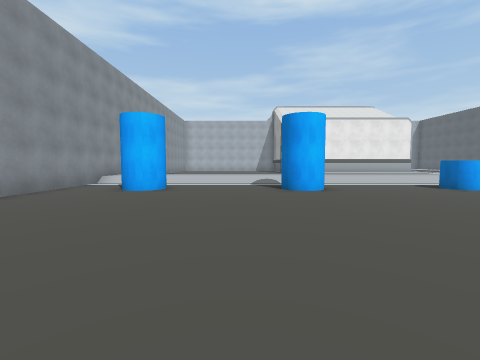
[1] (above)

21 first-person views from a walk through a 3-D level made in the Unity game engine. The camera is 1.5 m above the floor, tilts 4° down and sees 90° across. The floor is counted in squares, 2 m on a side. Each view is taken from the middle of a square. On the plan, view 1 faces up. The plan holds only what a view shows up to about 9 squares ahead; the rest is blank. The place goes on beyond the plan. The player is left out. Some surface patterns are stand-ins.

[2]
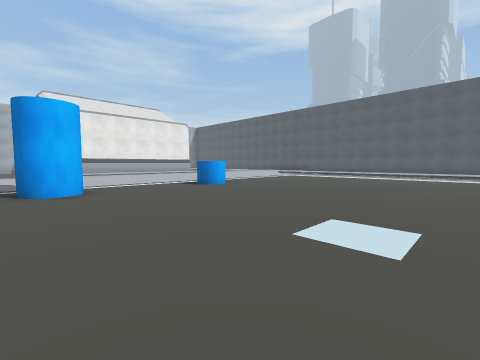

[3]
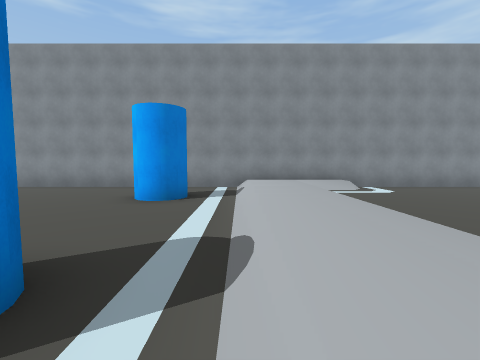

[4]
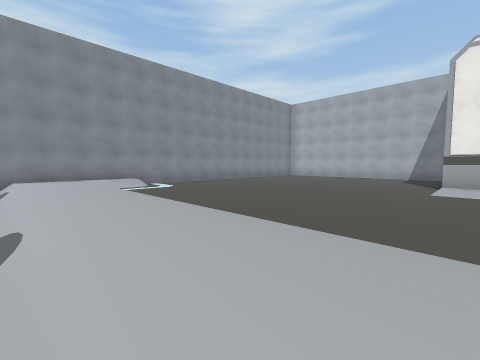

[5]
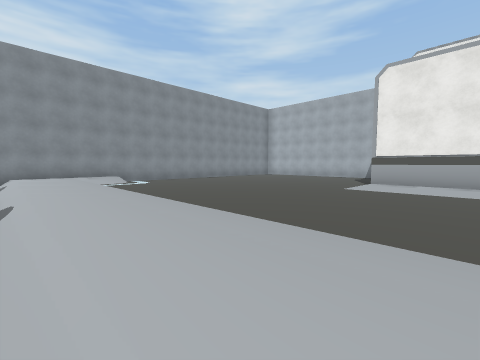

[6]
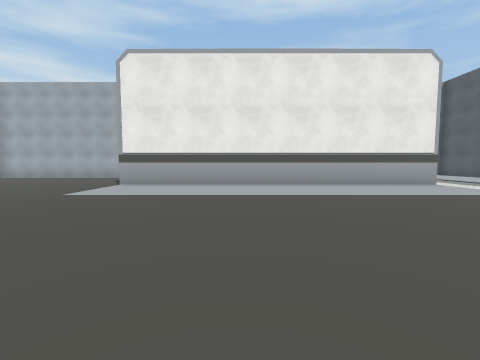

[7]
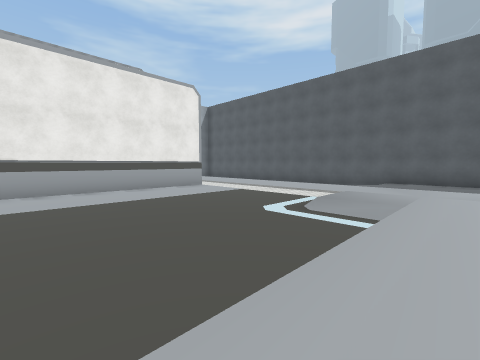

[8]
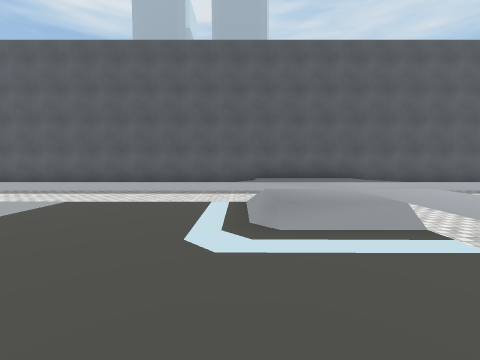

[9]
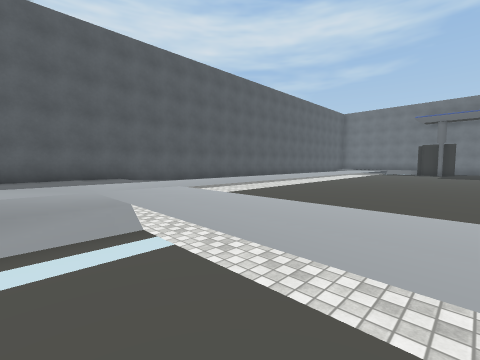

[10]
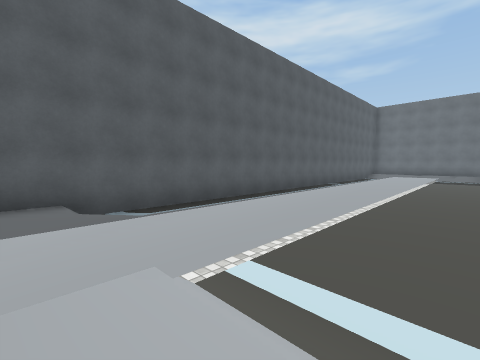

[11]
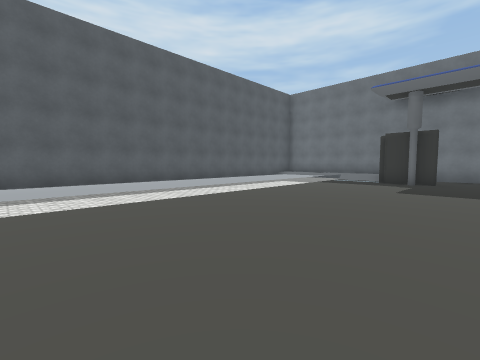

[12]
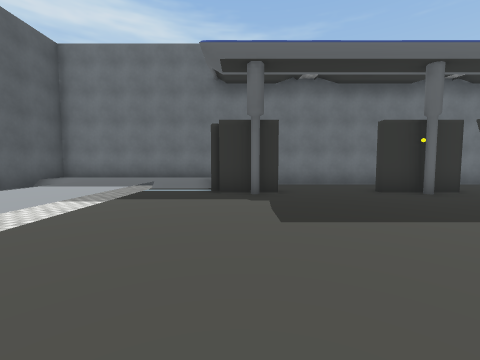

[13]
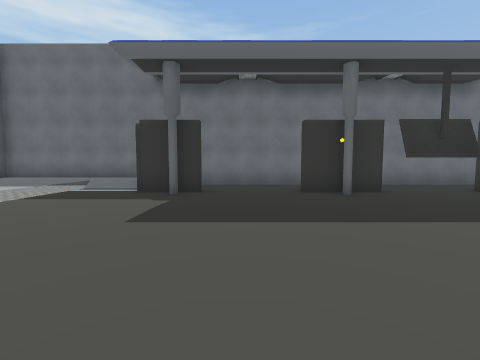

[14]
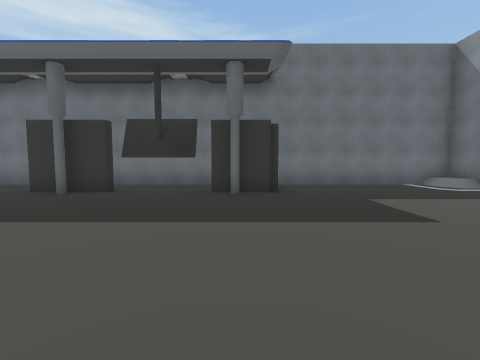

[15]
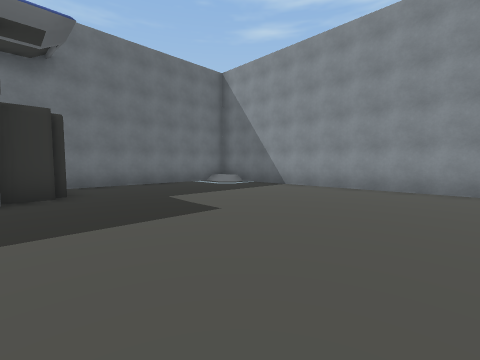

[16]
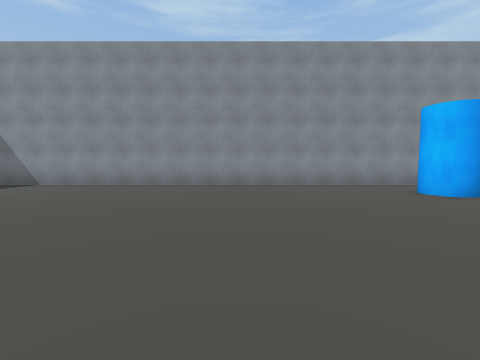

[17]
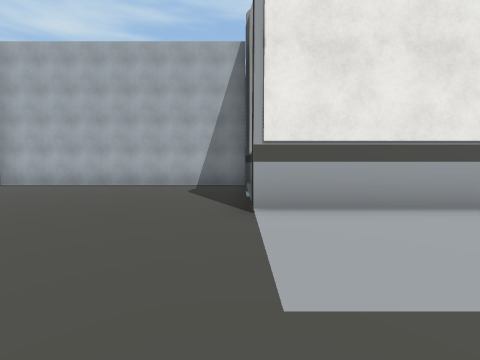

[18]
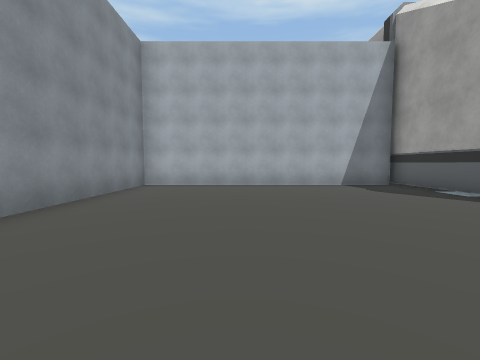

[19]
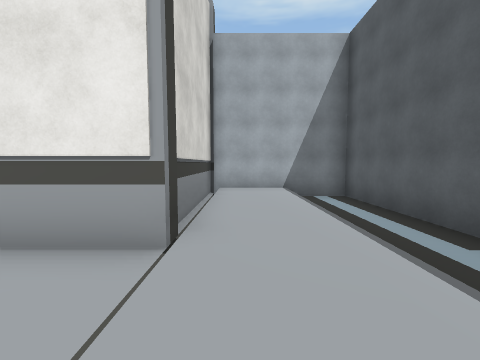

[20]
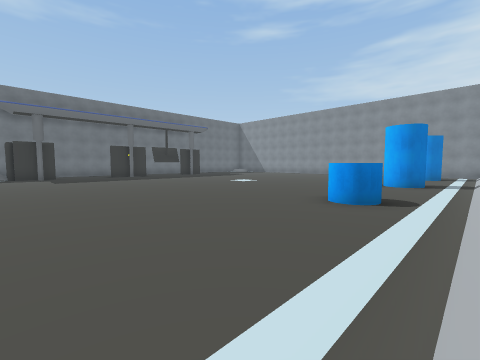

[21]
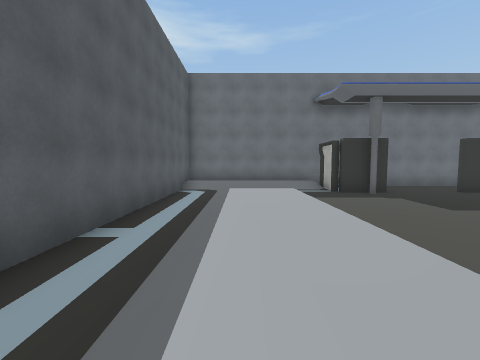

### Floor plan
Key: @ floor where view 1 was taken; # wall or solid block; . main floor; : floor 0.25 m higher than the main floor; + floor 0.5 m higher than the main floor; / step, stairs or slope; O other object.
Columns run from 6 left of view 1 to 18 right of it. Each row starts with its distance up from view 1.
 24 ###########        ######
 23 #......../#        #++..#
 22 #......../#        #++..#
 21 #......../#        #++..#
 20 #......../#        #++..#
 19 #......../##########++..#
 18 #......../:::::::::/++. #
 17 #......../:::::::::/++. #
 16 #........///////////++. #
 15 #...................++. #
 14 #...................++. #
 13 #/................//++/ #
 12 #+................/+++++#
 11 #+/////////////////+++++#
 10 #+++++++++++++++++++++++#
  9 #///////////////////++//#
  8 #...................++..#
  7 #..#....#...OO......++..#
  6 #...................++ .#
  5 #...................++ .#
  4 #...................++..#
  3 #...................++..#
  2 #...................++..#
  1 #...................++..#
  0 #.....@.............++..#
 -1 #..........  .......++..#
 -2 #..........  .......++..#
 -3 #...................++..#
 -4 #...................++..#
 -5 #...................++..#
 -6 #......##...##...##.++..#
 -7 #/.....#......... #/++//#
 -8 #+............... /+++++#
 -9 #########################

Positions as (right, up) in squares from view 1, and headings:
1: (0, 0), facing up
2: (1, 0), facing up-right
3: (3, 9), facing left
4: (4, 9), facing up-left
5: (6, 9), facing up-left
6: (7, 11), facing up
7: (7, 10), facing up-right
8: (9, 13), facing right
9: (9, 12), facing down-right
10: (12, 10), facing down-right
11: (9, 4), facing down-right
12: (11, 0), facing down
13: (9, 0), facing down
14: (2, 0), facing down
15: (2, 0), facing down-left
16: (3, 2), facing left
17: (3, 15), facing up
18: (-2, 15), facing up
19: (14, 16), facing up
20: (12, 9), facing down-left
21: (15, 2), facing down
